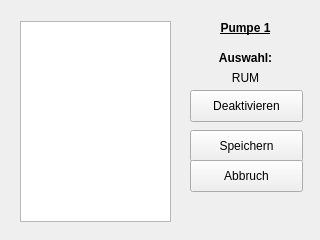
<?xml version="1.0" encoding="UTF-8"?>
<ui version="4.0">
 <class>Form</class>
 <widget class="QWidget" name="Form">
  <property name="geometry">
   <rect>
    <x>0</x>
    <y>0</y>
    <width>320</width>
    <height>240</height>
   </rect>
  </property>
  <property name="windowTitle">
   <string>Form</string>
  </property>
  <widget class="QListWidget" name="listWidget">
   <property name="geometry">
    <rect>
     <x>20</x>
     <y>21</y>
     <width>151</width>
     <height>201</height>
    </rect>
   </property>
  </widget>
  <widget class="QLabel" name="label">
   <property name="geometry">
    <rect>
     <x>200</x>
     <y>20</y>
     <width>91</width>
     <height>16</height>
    </rect>
   </property>
   <property name="font">
    <font>
     <weight>75</weight>
     <bold>true</bold>
     <underline>true</underline>
    </font>
   </property>
   <property name="text">
    <string>Pumpe 1</string>
   </property>
   <property name="alignment">
    <set>Qt::AlignCenter</set>
   </property>
  </widget>
  <widget class="QLabel" name="label_2">
   <property name="geometry">
    <rect>
     <x>200</x>
     <y>50</y>
     <width>91</width>
     <height>16</height>
    </rect>
   </property>
   <property name="font">
    <font>
     <weight>75</weight>
     <bold>true</bold>
    </font>
   </property>
   <property name="text">
    <string>Auswahl:</string>
   </property>
   <property name="alignment">
    <set>Qt::AlignCenter</set>
   </property>
  </widget>
  <widget class="QLabel" name="label_3">
   <property name="geometry">
    <rect>
     <x>200</x>
     <y>70</y>
     <width>91</width>
     <height>16</height>
    </rect>
   </property>
   <property name="text">
    <string>RUM</string>
   </property>
   <property name="alignment">
    <set>Qt::AlignCenter</set>
   </property>
  </widget>
  <widget class="QPushButton" name="pushButton">
   <property name="geometry">
    <rect>
     <x>190</x>
     <y>130</y>
     <width>113</width>
     <height>32</height>
    </rect>
   </property>
   <property name="text">
    <string>Speichern</string>
   </property>
  </widget>
  <widget class="QPushButton" name="pushButton_2">
   <property name="geometry">
    <rect>
     <x>190</x>
     <y>160</y>
     <width>113</width>
     <height>32</height>
    </rect>
   </property>
   <property name="text">
    <string>Abbruch</string>
   </property>
  </widget>
  <widget class="QPushButton" name="deact_btn">
   <property name="geometry">
    <rect>
     <x>190</x>
     <y>90</y>
     <width>113</width>
     <height>32</height>
    </rect>
   </property>
   <property name="text">
    <string>Deaktivieren</string>
   </property>
  </widget>
 </widget>
 <resources/>
 <connections/>
</ui>
